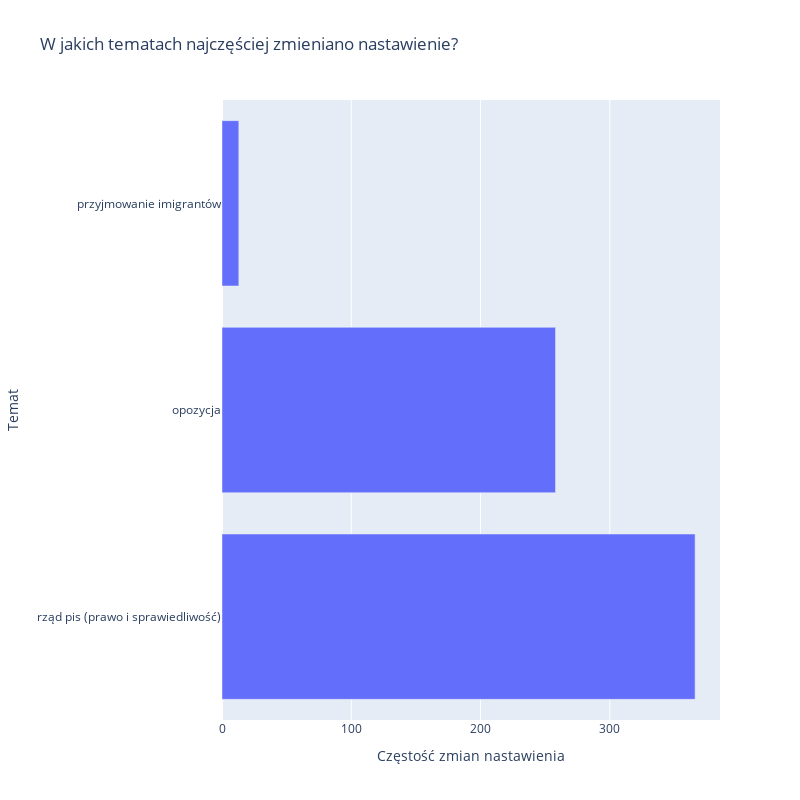

The notebook cell saved with this chart:
### Code cell
data_tweets_chat_only, _, _ = stance_analysis('merged_tweets_chat_only', True)
count_days_changed_stance_analysis(data_tweets_chat_only)

### Figure 1 — Plotly figure (JSON) as saved in the notebook; plotly's stock layout.template omitted (floating-point values rounded to 4 significant figures)
{"data": [{"alignmentgroup": "True", "hovertemplate": "Częstość zmian nastawienia=%{x}<br>Temat=%{y}<extra></extra>", "legendgroup": "", "marker": {"color": "#636efa", "pattern": {"shape": ""}}, "name": "", "offsetgroup": "", "orientation": "h", "showlegend": false, "textposition": "auto", "type": "bar", "x": [366, 258, 13], "xaxis": "x", "y": ["rząd pis (prawo i sprawiedliwość)", "opozycja", "przyjmowanie imigrantów"], "yaxis": "y"}], "layout": {"barmode": "relative", "height": 800, "legend": {"tracegroupgap": 0}, "title": {"text": "W jakich tematach najczęściej zmieniano nastawienie?"}, "width": 800, "xaxis": {"anchor": "y", "domain": [0, 1], "title": {"text": "Częstość zmian nastawienia"}}, "yaxis": {"anchor": "x", "domain": [0, 1], "title": {"text": "Temat"}}}}
